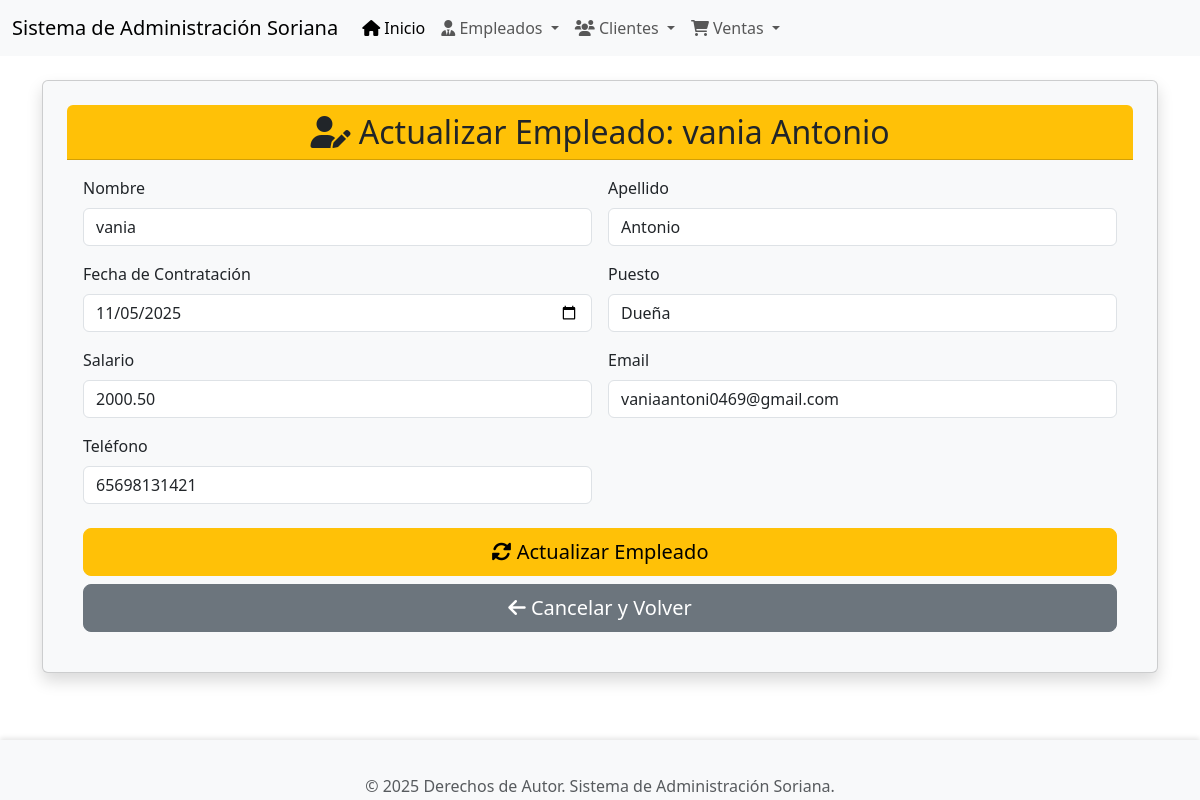
The app's page /empleados/actualizar/1/ with its own data.
### app_Soriana/models.py (models this page shows, shortened)
class Empleado(models.Model):
    nombre = models.CharField(max_length=100)
    apellido = models.CharField(max_length=100)
    fecha_contratacion = models.DateField()
    puesto = models.CharField(max_length=100)
    salario = models.DecimalField(max_digits=10, decimal_places=2)
    email = models.EmailField(unique=True)
    telefono = models.CharField(max_length=15, blank=True, null=True)

### app_Soriana/views.py (the view)
# urls.py: path('empleados/actualizar/<int:pk>/', views.actualizar_Empleado, name='actualizar_empleado'),
def actualizar_Empleado(request, pk):
    empleado = get_object_or_404(Empleado, pk=pk)
    return render(request, 'Empleados/actualizar_empleados.html', {'empleado': empleado})

### app_Soriana/templates/Empleados/actualizar_empleados.html (shortened to what this page needs)
{% extends 'base.html' %}
{% block content %}
<div class="card shadow p-4 mb-4 bg-light rounded">
    <div class="card-header bg-warning text-dark text-center rounded-top">
        <h2 class="mb-0"><i class="fas fa-user-edit"></i> Actualizar Empleado: {{ empleado.nombre }} {{ empleado.apellido }}</h2>
    </div>
    <div class="card-body">
        <form method="post" action="{% url 'realizar_actualizacion_empleado' empleado.pk %}">
            <div class="row g-3">
                <div class="col-md-6">
                    <label for="nombre" class="form-label">Nombre</label>
                    <input type="text" class="form-control" id="nombre" name="nombre" value="{{ empleado.nombre }}" required>
                </div>
                <div class="col-md-6">
                    <label for="apellido" class="form-label">Apellido</label>
                    <input type="text" class="form-control" id="apellido" name="apellido" value="{{ empleado.apellido }}" required>
                </div>
                <div class="col-md-6">
                    <label for="fecha_contratacion" class="form-label">Fecha de Contratación</label>
                    <input type="date" class="form-control" id="fecha_contratacion" name="fecha_contratacion" value="{{ empleado.fecha_contratacion|date:'Y-m-d' }}" required>
                </div>
                <div class="col-md-6">
                    <label for="puesto" class="form-label">Puesto</label>
                    <input type="text" class="form-control" id="puesto" name="puesto" value="{{ empleado.puesto }}" required>
                </div>
                <div class="col-md-6">
                    <label for="salario" class="form-label">Salario</label>
                    <input type="number" step="0.01" class="form-control" id="salario" name="salario" value="{{ empleado.salario }}" required>
                </div>
                <div class="col-md-6">
                    <label for="email" class="form-label">Email</label>
                    <input type="email" class="form-control" id="email" name="email" value="{{ empleado.email }}" required>
                </div>
                <div class="col-md-6">
                    <label for="telefono" class="form-label">Teléfono</label>
                    <input type="text" class="form-control" id="telefono" name="telefono" value="{{ empleado.telefono|default_if_none:'' }}">
                </div>
            </div>
            <div class="d-grid gap-2 mt-4">
                <button type="submit" class="btn btn-warning btn-lg"><i class="fas fa-sync-alt"></i> Actualizar Empleado</button>
                <a href="{% url 'ver_empleados' %}" class="btn btn-secondary btn-lg"><i class="fas fa-arrow-left"></i> Cancelar y Volver</a>
            </div>
        </form>
    </div>
</div>
{% endblock %}

### app_Soriana/templates/base.html (style rules this page uses)
body { display: flex; flex-direction: column; min-height: 100vh; }

### records on screen
Empleado: nombre "vania", apellido "Antonio", fecha_contratacion "11/05/2025", puesto "Dueña", salario "2000.50", email "vaniaantoni0469@gmail.com", telefono "65698131421"
